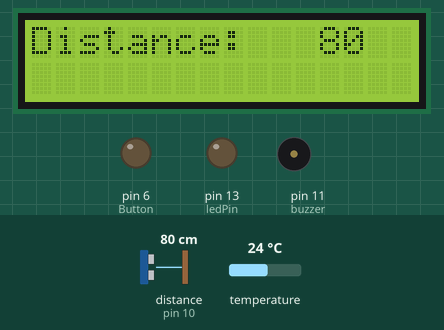
Bench run of a sketch on a simulated Arduino Uno, built with avr-gcc and run on an emulated ATmega328P. On the bench: 16×2 character LCD, output pins drawn as LEDs (lit = HIGH), buzzer (waves = sounding, pin HIGH). Wiring (inferred from the names in the program): ultrasonic range finder: trigger pin 9; echo pin 10. The inputs (shaded band) are chosen by the test bench; at power-on: distance to the obstacle (sensor on pin 10) 80 cm, temperature 24 °C. The echo pulse lasts 58.3 µs per cm; pins used as bus, display or sensor lines are not drawn; what the sketch prints to the serial monitor is not drawn.

Above: at 1.2 s.
1.3 s: distance to the obstacle (sensor on pin 10) set to 5 cm
At 3.2 s:
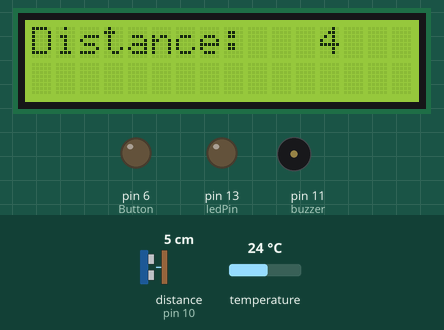
3.5 s: distance to the obstacle (sensor on pin 10) set to 2 cm
At 6.0 s:
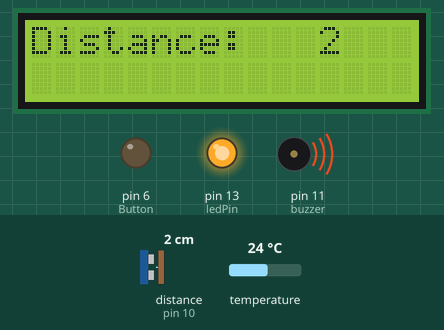
7.6 s: temperature set to 31.3 °C
9.4 s: temperature set to 32.4 °C
At 11.4 s:
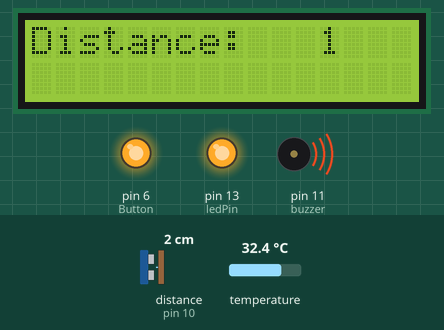
11.9 s: distance to the obstacle (sensor on pin 10) set to 4 cm
At 14.5 s:
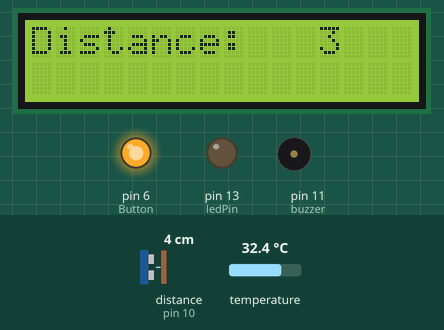
14.8 s: distance to the obstacle (sensor on pin 10) set to 18 cm
At 16.3 s:
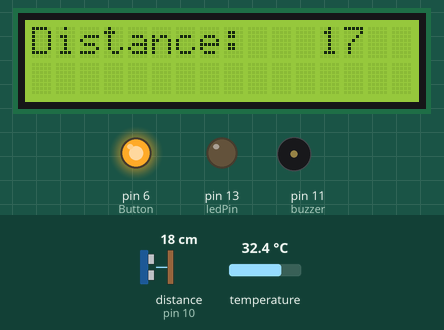
Timing chart, 0 to 17.8 s (numbered marks = the images above; inputs shaded):
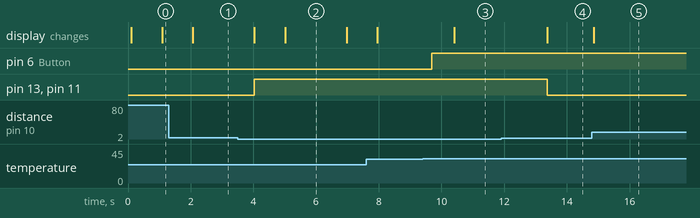

Measured:
- the behaviour switches between 4 and 3 cm on distance to the obstacle (sensor on pin 10) (found by bisection; images 1 and 2)
- the behaviour switches between 31.9 and 32 °C on temperature (found by bisection; images 2 and 3)
- after the input at 1.3 s, the display: changes after 0.77 s (image 1)
- after the input at 3.5 s, pin 13 (ledPin), pin 11 (buzzer): LOW → HIGH after 0.53 s; the display: first changes after 0.53 s (image 2 shows a later state)
- after the input at 9.4 s, pin 6 (Button): LOW → HIGH after 0.29 s
- after the input at 11.9 s, pin 13 (ledPin), pin 11 (buzzer): HIGH → LOW after 1.5 s; the display: changes after 1.5 s (image 4)
- after the input at 14.8 s, the display: changes after 0.05 s (image 5)

The sketch:

Distance_Calculator_with_Buzzer.ino
```cpp
#include <OneWire.h>
#include <DallasTemperature.h>

#include <Wire.h>
#include <LiquidCrystal_I2C.h>

#define ONE_WIRE_BUS 2

//Arduino Code - 2N2222
int Button = 6; //GPIO 2 --- Digital Input coming from button

// defines pins numbers
const int trigPin = 9;
const int echoPin = 10;
const int buzzer = 11;
const int ledPin = 13;

// defines variables
long duration;
int distance;
int safetyDistance;

float Celsius = 0;
float Fahrenheit = 0;

OneWire oneWire(ONE_WIRE_BUS);

DallasTemperature sensors(&oneWire);

// Set the LCD address to 0x27 for a 16 chars and 2 line display
LiquidCrystal_I2C lcd(0x27, 16, 2);

void setup() {
sensors.begin(); // Beginning the waterproof temperature sensor
pinMode(trigPin, OUTPUT); // Sets the trigPin as an Output
pinMode(echoPin, INPUT); // Sets the echoPin as an Input
pinMode(buzzer, OUTPUT);
pinMode(ledPin, OUTPUT);
pinMode(Button, OUTPUT); //Step pin as input
Serial.begin(9600); // Starts the serial communication
// initialize the LCD
	lcd.begin();
// Turn on the blacklight and print a message.
	lcd.backlight();
}


void loop() {
// Clears the trigPin
digitalWrite(trigPin, LOW);
delayMicroseconds(2);

// Sets the trigPin on HIGH state for 10 micro seconds
digitalWrite(trigPin, HIGH);
delayMicroseconds(10);
digitalWrite(trigPin, LOW);

// Reads the echoPin, returns the sound wave travel time in microseconds
duration = pulseIn(echoPin, HIGH);

// Calculating the distance
distance = (duration / 2) * 0.0344;

lcd.setCursor(0,0);
lcd.println("Distance: ");
lcd.println(distance);

safetyDistance = distance;
if (safetyDistance <=2){
  digitalWrite(buzzer, HIGH);
  digitalWrite(ledPin, HIGH);
}
else{
  digitalWrite(buzzer, LOW);
  digitalWrite(ledPin, LOW);
}

// Prints the distance on the Serial Monitor


sensors.requestTemperatures();

  Celsius = sensors.getTempCByIndex(0);
  Fahrenheit = sensors.toFahrenheit(Celsius);
  if(Celsius >=32 ){
  digitalWrite(Button, HIGH);
  delay(500);//5000
  }
  else{
  digitalWrite(Button, LOW);
  }
  delay(100);//100
  Serial.print(Celsius);
  Serial.print(" C  ");
  Serial.print(Fahrenheit);
  Serial.println(" F");
  delay(100);//100
}
```
